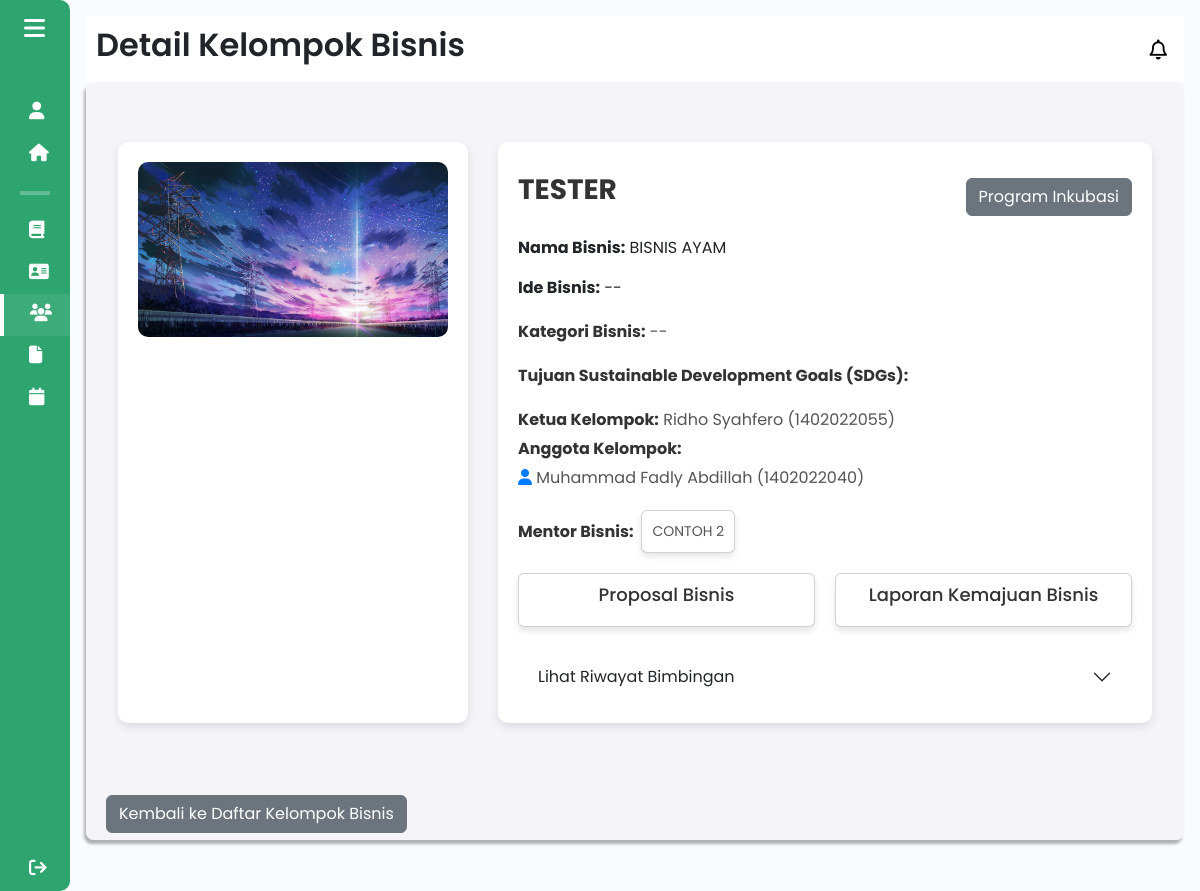
The page /components/pages/admin/detail_kelompok.php?id_kelompok=25 (signed in) on the database as committed earlier.
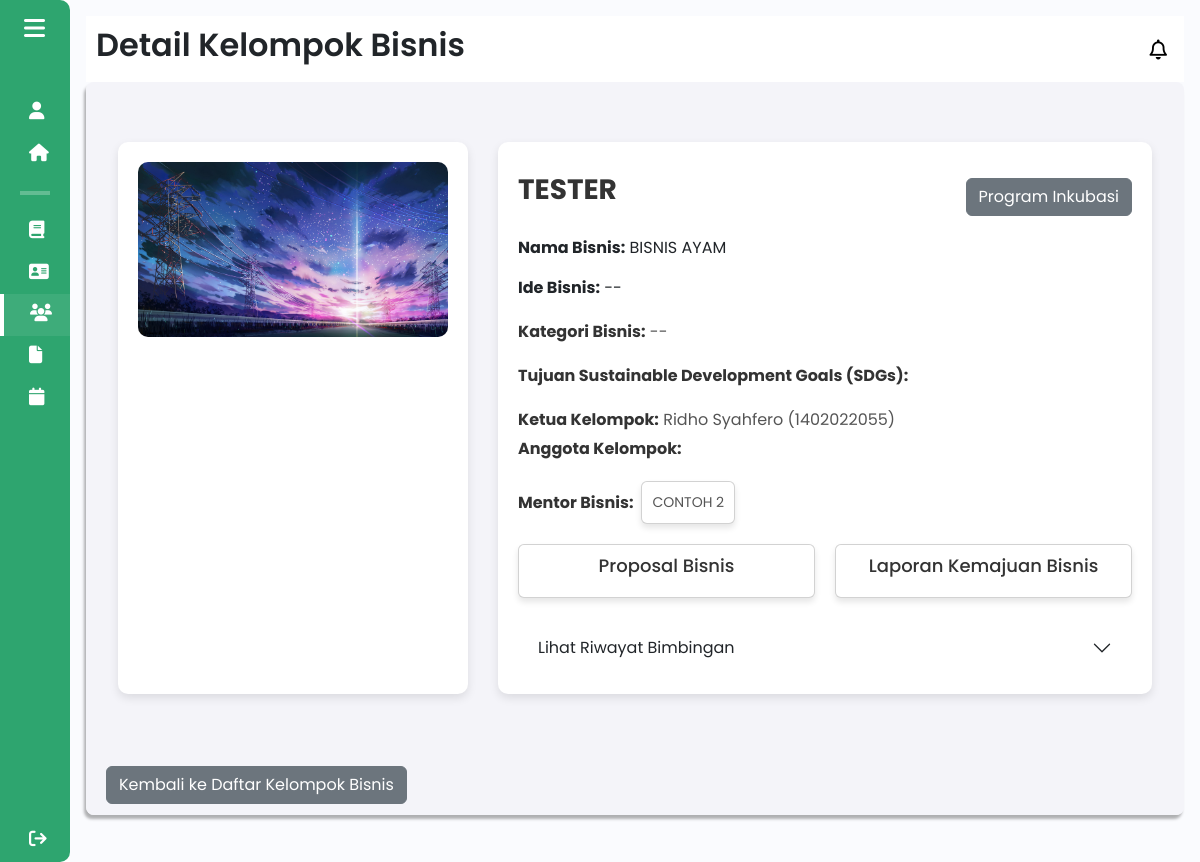
The same page on the database as committed later.
### tables this page shows
CREATE TABLE `mahasiswa` (
  `id` int(11) NOT NULL,
  `user_id` int(11) NOT NULL,
  `nama` varchar(100) NOT NULL,
  `npm` varchar(15) NOT NULL,
  `program_studi` varchar(100) NOT NULL,
  `tahun_ajaran` varchar(100) NOT NULL,
  `email` varchar(100) DEFAULT NULL,
  `contact` varchar(15) DEFAULT NULL,
  `fakultas` varchar(100) DEFAULT NULL,
  `id_kelompok` int(11) DEFAULT NULL,
  `alamat` varchar(255) DEFAULT NULL
);

### components/pages/admin/detail_kelompok.php (the view, shortened to what the changed rows need)
<?php
include $_SERVER['DOCUMENT_ROOT'] . '/Aplikasi-Kewirausahaan/config/db_connection.php';
$id_kelompok = isset($_GET['id_kelompok']) ? $_GET['id_kelompok'] : null;
if ($id_kelompok) {
    $sql = "SELECT * FROM kelompok_bisnis_backup WHERE id_kelompok = $id_kelompok";
    $result = $conn->query($sql);
    $kelompok = $result->fetch_assoc();
    $ketuaQuery = "SELECT nama FROM mahasiswa WHERE npm = '" . $kelompok['npm_ketua'] . "' LIMIT 1";
    $ketuaResult = $conn->query($ketuaQuery);
    $ketua = $ketuaResult->fetch_assoc();
    $anggotaSql = "SELECT m.nama, m.npm
                   FROM anggota_kelompok ak
                   JOIN mahasiswa m ON ak.npm_anggota = m.npm
                   WHERE ak.id_kelompok = $id_kelompok";
    $anggotaResult = $conn->query($anggotaSql);
} else {
    echo "Kelompok bisnis tidak ditemukan.";
    exit;
}
?>
<!DOCTYPE html>
<html lang="en">
<head>
    <link href="https://cdn.lineicons.com/4.0/lineicons.css" rel="stylesheet" />
    <link href="https://cdn.jsdelivr.net/npm/bootstrap@5.3.0-alpha3/dist/css/bootstrap.min.css" rel="stylesheet"
>
    <link rel="stylesheet" href="/Aplikasi-Kewirausahaan/assets/css/detail_kelompok.css">
    <link rel="stylesheet" href="/Aplikasi-Kewirausahaan/assets/css/mahasiswa/jadwal_bimbingan_mahasiswa.css">
</head>
<body>
    <div class="wrapper">
        <?php
        include 'sidebar_admin.php';
        ?>
        <div class="main p-3">
            <div class="main_header">
                <?php
                    include 'header_admin.php';
                ?>
            </div>
            <div class="main_wrapper">
            <?php if ($kelompok) { ?>
                <div class="container">
                    <div class="right">
                        <div class="title-edit">
                            <h1 id="nama-kelompok-text"><?php echo htmlspecialchars($kelompok['nama_kelompok']); ?></h1>
                        </div>
                        <div class="bottom">
                            <div class="members">
                                <p><strong>Ketua Kelompok:</strong>
                                    <?php echo htmlspecialchars($ketua['nama']) . ' (' . htmlspecialchars($kelompok['npm_ketua']) . ')'; ?>
                                </p>
                                <p><strong>Anggota Kelompok:</strong></p>
                                <?php while ($anggota = $anggotaResult->fetch_assoc()) { ?>
                                    <p><i class="fas fa-user"></i> <?php echo htmlspecialchars($anggota['nama']) . " (" . htmlspecialchars($anggota['npm']) . ")"; ?></p>
                                <?php } ?>
                            </div>
                        </div>
                        <div class="accordion accordion-flush mt-4" id="accordionFlushExample">
                            <div class="accordion-item">
                                <h2 class="accordion-header">
                                <button class="accordion-button collapsed" type="button" data-bs-toggle="collapse" data-bs-target="#flush-collapseOne" aria-expanded="false" aria-controls="flush-collapseOne">
                                    Lihat Riwayat Bimbingan
                                </button>
                                </h2>
                            </div>
                        </div>
                    </div>
                </div>
            <?php } else { ?>
                <div class="alert alert-danger" role="alert">Data kelompok tidak ditemukan.</div>
            <?php } ?>
            </div>
        </div>
    </div>
</body>
</html>

Rows that differ between the two databases and show on the page:
no longer on this page (row edited): mahasiswa: nama "Muhammad Fadly Abdillah", npm "1402022040"
